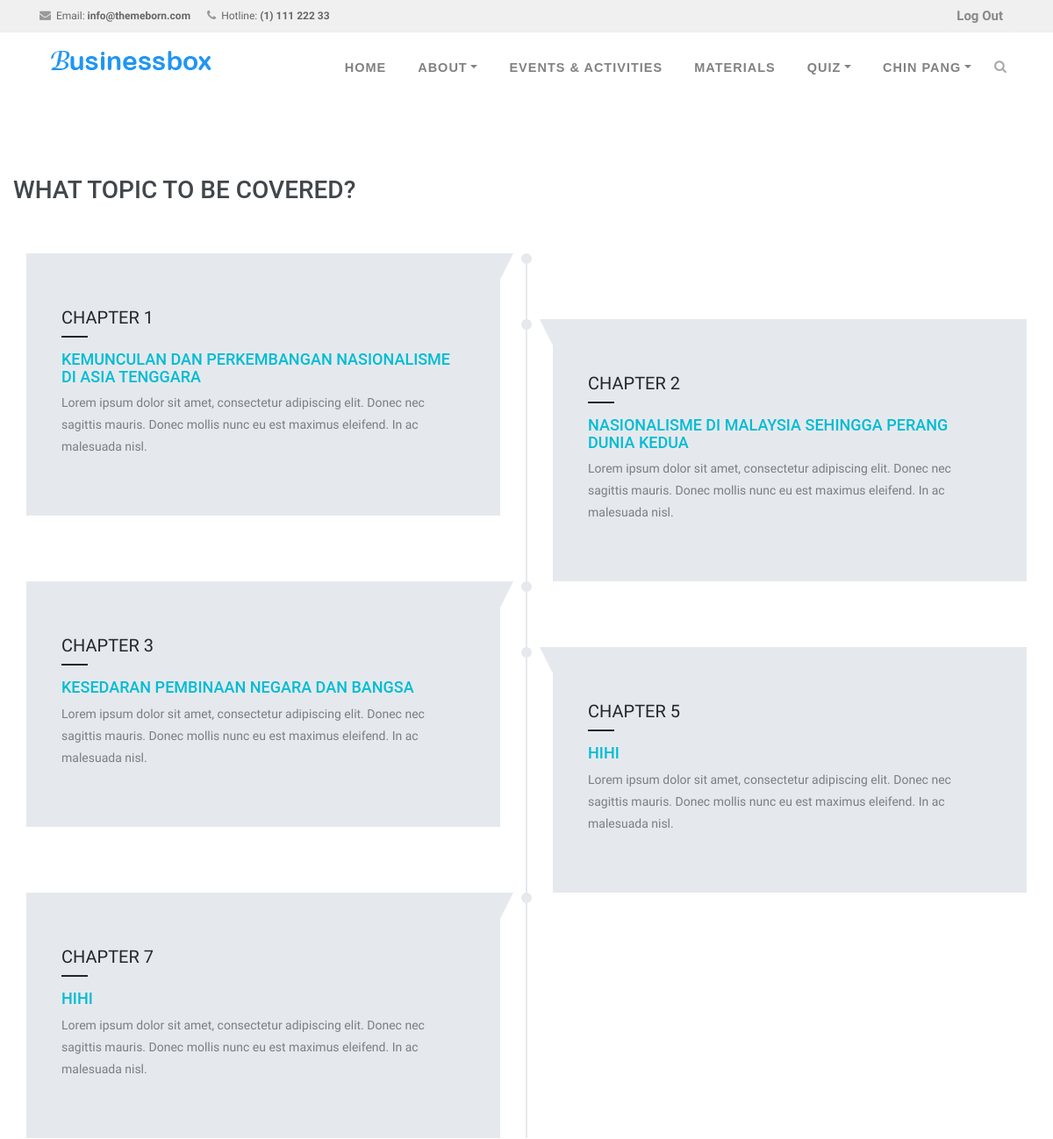
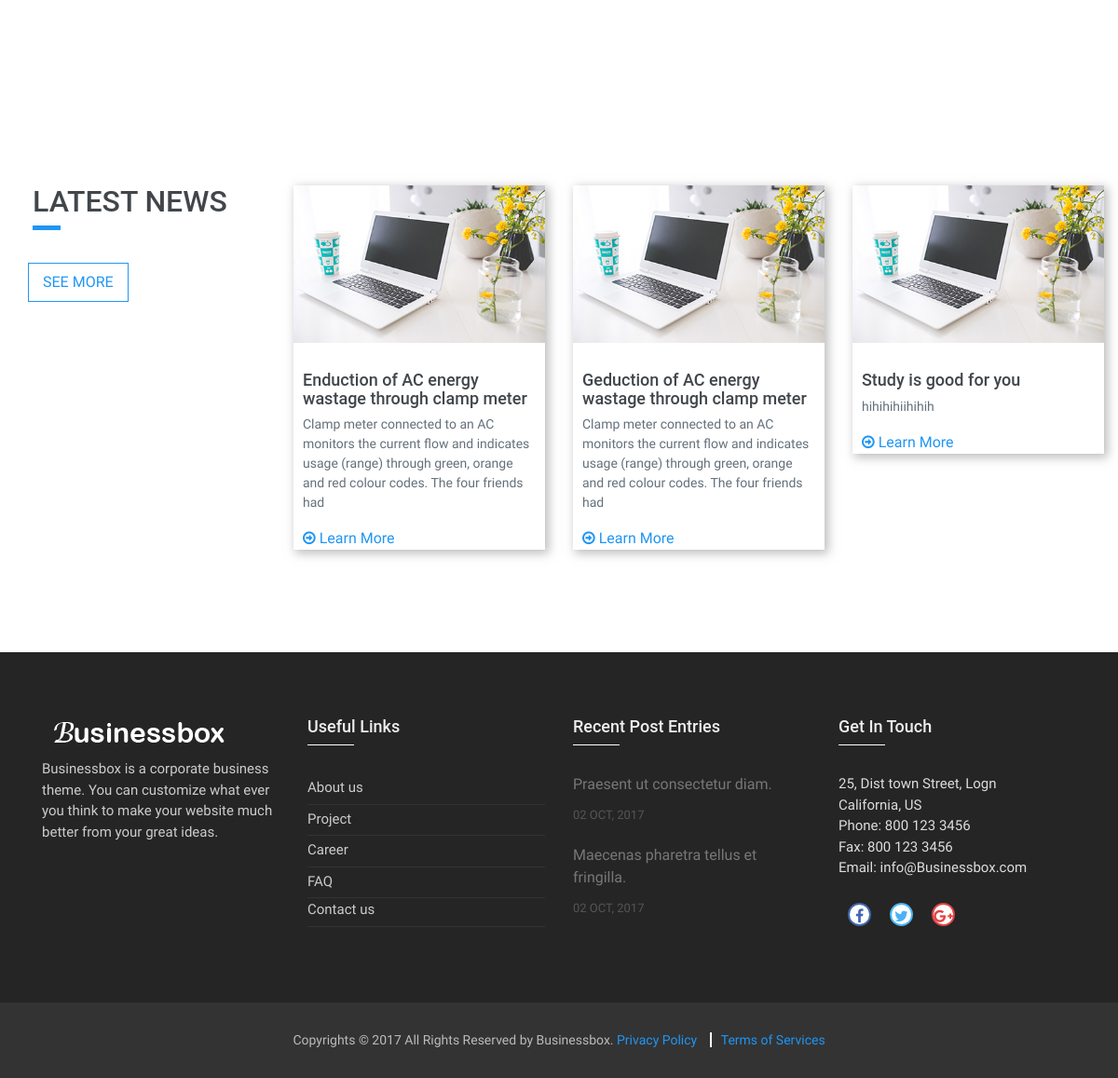
Page /System/material.php (signed in) on the committed database (2 pictures, top to bottom).
### tables this page shows
CREATE TABLE IF NOT EXISTS `student` (
  `student_id` int(11) NOT NULL AUTO_INCREMENT,
  `student_fullname` varchar(255) NOT NULL,
  `student_ic` varchar(12) NOT NULL,
  `student_email` varchar(255) NOT NULL,
  `student_username` varchar(255) NOT NULL,
  `student_password` varchar(255) NOT NULL,
  `student_photo` text,
  `classroom_id` varchar(2) NOT NULL,
  `status` varchar(8) DEFAULT NULL,
  PRIMARY KEY (`student_id`)
);

CREATE TABLE IF NOT EXISTS `chapter` (
  `chap_id` int(11) NOT NULL AUTO_INCREMENT,
  `chapter` int(11) NOT NULL,
  `chap_name` varchar(255) NOT NULL,
  `teacher_id` int(11) NOT NULL,
  `date_uploaded` date NOT NULL,
  PRIMARY KEY (`chap_id`)
);

CREATE TABLE IF NOT EXISTS `announcement` (
  `ann_id` int(11) NOT NULL AUTO_INCREMENT,
  `ann_name` varchar(255) NOT NULL,
  `ann_content` text NOT NULL,
  `ann_image` varchar(255) NOT NULL,
  `teacher_id` int(11) NOT NULL,
  `date_uploaded` date NOT NULL,
  PRIMARY KEY (`ann_id`)
);

### System/material.php (the view, shortened to what this page needs)
<!DOCTYPE html>
<html lang="en">
  <head>
    <link href="css/bootstrap/bootstrap.min.css" rel="stylesheet">
    <link rel="stylesheet" href="font-awesome-4.7.0/css/font-awesome.min.css">
    <link rel="stylesheet" href="css/animate/animate.min.css">
    <link rel="stylesheet" href="css/owl-carousel/owl.carousel.min.css">
    <link rel="stylesheet" href="css/owl-carousel/owl.theme.default.min.css">
    <link rel="stylesheet" href="css/style.css">
    <link rel="stylesheet" href="css/faq.css">
    <link rel="stylesheet" href="css/single-product.css">
    <link rel="stylesheet" href="css/news.css">
    <link rel="stylesheet" href="admin/css/ui-elements/timeline.css">
  </head>
  <body id="page-top">
    <header>
      <div class="top-menubar">
        <div class="topmenu">
          <div class="container">
            <div class="row">
              <div class="col-md-7">
                <ul class="list-inline top-contacts">
                  <li>
                    <i class="fa fa-envelope"></i> Email: <a href="mailto:info@themeborn.com"><b>info@themeborn.com</b></a>
                  </li>
                  <li>
                    <i class="fa fa-phone"></i> Hotline: <b>(1) 111 222 33</b>
                  </li>
                </ul>
              </div>
              <?php
              if(!isset($_SESSION['s_id']))
              {
              ?>
	              <div class="col-md-5">
	                <ul class="list-inline top-data">
	                  <li><a href="login.html" class="log-top">Login</a></li>
	                  <li><a href="register.html" class="log-top">Register</a></li>
	                </ul>
	              </div>
              <?php
              }else{
              ?>
              	<div class="col-md-5">
	                <ul class="list-inline top-data">
	                  <li><a href="logout.php" class="log-top">Log Out</a></li>
	                </ul>
	            </div>
	         <?php
	         }
	         ?>
            </div>
          </div>
        </div>
      </div>
      <nav class="navbar navbar-expand-lg navbar-light" id="mainNav" data-toggle="affix">
        <div class="container">
          <a class="navbar-brand smooth-scroll" href="index.php">
            <img src="img/logo-s.png" alt="logo">
          </a>
          <div class="collapse navbar-collapse" id="navbarResponsive">
            <ul class="navbar-nav ml-auto">
                <li class="nav-item" >
				<a class="nav-link smooth-scroll" href="index.php">Home</a></li>
                <li class="nav-item dropdown" >
                  <a class="nav-link dropdown-toggle smooth-scroll" href="#" id="navbarDropdownMenuLink" data-toggle="dropdown" aria-haspopup="true" aria-expanded="false">About</a>
                </li>
                <li class="nav-item" ><a class="nav-link smooth-scroll" href="news-list.php">Events & Activities</a></li>
                <?php
                if(isset($_SESSION['s_id']))
                {
                ?>
                <li class="nav-item" ><a class="nav-link smooth-scroll" href="material.php">Materials</a></li>
                <li class="nav-item dropdown" >
                  <a class="nav-link dropdown-toggle smooth-scroll" href="#" id="navbarDropdownMenuLink" data-toggle="dropdown" aria-haspopup="true" aria-expanded="false">Quiz</a>
                </li>
                <?php
                }
                ?>
                <?php
                if(isset($_SESSION['s_id']))
                {
                	$id = $_SESSION['s_id'];
                	include "conn.php";
                	$sql = "SELECT * FROM student WHERE student_id = '$id'";
                	$query = mysqli_query($conn, $sql);
                	if($rows = mysqli_fetch_array($query))
                	{
                ?>
	                <li class="nav-item dropdown" >
	                  <a class="nav-link dropdown-toggle smooth-scroll" href="#" id="navbarDropdownMenuLink" data-toggle="dropdown" aria-haspopup="true" aria-expanded="false"><?php echo $rows['student_fullname'] ?></a>
	                </li>
                <?php
                	}
                }
                ?>
                <li>
                  <i class="search fa fa-search search-btn"></i>
                </li>
            </ul>
          </div>
        </div>
      </nav>
    </header>
    <section id="faq-p1" class="team-p1">
      <div class="container">
        <div class="row">
        <div class="content-inner chart-cont">
            <div class="row">
                <h3>What topic to be covered?</h3>
                <div class="col-md-12 mt-5">
                    <div class="main-timeline" id="timeline-2">
                              <?php
								include "conn.php";
								$id = $_SESSION['s_id'];
								$sql = "SELECT * FROM student INNER JOIN classroom ON student.classroom_id = classroom.classroom_id INNER JOIN teacher ON classroom.teacher_id = teacher.teacher_id INNER JOIN chapter ON teacher.teacher_id = chapter.teacher_id WHERE student.student_id = '$id' ORDER BY chapter.chapter;";
								$result = mysqli_query($conn, $sql);
								while($rows = mysqli_fetch_array($result))
								{
							   ?>
                        <?php echo "<div class='timeline wow fadeInDown' onclick=\"window.location.href='chapter.php?id=".$rows['chap_id']."'\" style='cursor: pointer'>";?>
                            <div class="timeline-content">
                                <span class="post" style="text-transform:uppercase">Chapter <?php echo $rows['chapter'] ?></span>
                                <h4 class="title" style="text-transform:uppercase"><?php echo $rows['chap_name'] ?></h4>
                                <p class="description">Lorem ipsum dolor sit amet, consectetur adipiscing elit. Donec nec sagittis mauris. Donec mollis nunc eu est maximus eleifend. In ac malesuada nisl.</p>
                            </div>
                        </div>
                        <?php
                        	}
                        ?>
                    </div>
                </div>
            </div>
        </div>
      </div>
    </section>
    <section id="comp-offer">
      <div class="container-fluid">
        <div class="row">
          <div class="col-md-3 col-sm-6  desc-comp-offer wow fadeInUp" data-wow-delay="0.2s">
            <h2>Latest News</h2>
            <div class="heading-border-light"></div>
            <button class="btn btn-general btn-green" role="button" onclick="window.location.href='news-list.php'">See More</button>
          </div>
          <?php
          	include "conn.php";
          	$sql = "SELECT *, LEFT (ann_content,150) AS 'ann_contentt' FROM announcement ORDER BY date_uploaded DESC LIMIT 3";
          	$query = mysqli_query($conn,$sql);
          	while($rows = mysqli_fetch_array($query))
          	{
          ?>
          <div class="col-md-3 col-sm-6 desc-comp-offer wow fadeInUp" data-wow-delay="0.4s">
            <div class="desc-comp-offer-cont">
              <?php
              	echo "<div class='thumbnail-blogs' onclick=\"window.location.href='news-details.php?id=".$rows['ann_id']."'\">";
              ?>
                  <img src="img/news/news-1.jpg" class="img-fluid" alt="...">
              </div>
              <h3><?php echo $rows['ann_name'] ?></h3>
              <p class="desc"><?php echo $rows['ann_contentt'] ?></p>
              <?php
              	echo "<a href='news-details.php?id=".$rows['ann_id']."'><i class='fa fa-arrow-circle-o-right'></i> Learn More</a>";
              ?>
            </div>
          </div>
          <?php
          	}
          ?>
        </div>
      </div>
    </section>
    <footer>
        <div id="footer-s1" class="footer-s1">
          <div class="footer">
            <div class="container">
              <div class="row">
                <div class="col-md-3 col-sm-6 ">
                  <div><img src="img/logo-w.png" alt="" class="img-fluid"></div>
                  <ul class="list-unstyled comp-desc-f">
                     <li><p>Businessbox is a corporate business theme. You can customize what ever you think to make your website much better from your great ideas. </p></li>
                  </ul><br>
                </div>
                <div class="col-md-3 col-sm-6 ">
                  <div class="heading-footer"><h2>Useful Links</h2></div>
                  <ul class="list-unstyled link-list">
                    <li><a href="about.html">About us</a><i class="fa fa-angle-right"></i></li>
                    <li><a href="project.html">Project</a><i class="fa fa-angle-right"></i></li>
                    <li><a href="careers.html">Career</a><i class="fa fa-angle-right"></i></li>
                    <li><a href="chapter.html">FAQ</a><i class="fa fa-angle-right"></i></li>
                    <li><a href="contact.html">Contact us</a><i class="fa fa-angle-right"></i></li>
                  </ul>
                </div>
                <div class="col-md-3 col-sm-6 ">
                  <div class="heading-footer"><h2>Recent Post Entries</h2></div>
                  <ul class="list-unstyled thumb-list">
                    <li>
                      <div class="overflow-h">
                        <a href="#">Praesent ut consectetur diam.</a>
                        <small>02 OCT, 2017</small>
                      </div>
                    </li>
                    <li>
                      <div class="overflow-h">
                        <a href="#">Maecenas pharetra tellus et fringilla.</a>
                        <small>02 OCT, 2017</small>
                      </div>
                    </li>
                  </ul>
                </div>
                <div class="col-md-3 col-sm-6">
                  <div class="heading-footer"><h2>Get In Touch</h2></div>
                  <address class="address-details-f">
                    25, Dist town Street, Logn <br>
                    California, US <br>
                    Phone: 800 123 3456 <br>
                    Fax: 800 123 3456 <br>
                    Email: <a href="mailto:info@Businessbox.com" class="">info@Businessbox.com</a>
                  </address>
                  <ul class="list-inline social-icon-f top-data">
                    <li><a href="#" target="_empty"><i class="fa top-social fa-facebook"></i></a></li>
                    <li><a href="#" target="_empty"><i class="fa top-social fa-twitter"></i></a></li>
                    <li><a href="#" target="_empty"><i class="fa top-social fa-google-plus"></i></a></li>
                  </ul>
                </div>
              </div>
            </div>
          </div>
        </div>
        <div id="footer-bottom">
            <div class="container">
                <div class="row">
                    <div class="col-md-12">
                        <div id="footer-copyrights">
                            <p>Copyrights &copy; 2017 All Rights Reserved by Businessbox. <a href="#">Privacy Policy</a> <a href="#">Terms of Services</a></p>
                        </div>
                    </div>
                </div>
            </div>
        </div>
    </footer>
  </body>
</html>

### System/css/faq.css (style rules this page uses)
#faq-p1 { padding:100px 0; }

### System/admin/css/ui-elements/timeline.css (style rules this page uses)
#timeline-2 { position: relative; }
#timeline-2:before, #timeline-2:after { content: ""; display: block; width: 100%; clear: both; }
#timeline-2:before { width: 2px; height: 100%; background: #e5e9ed; margin: 0 auto; position: absolute; top: 0; left: 0; right: 0; }
#timeline-2 .timeline { width: 50%; padding-right: 30px; float: left; position: relative; }
#timeline-2 .timeline:last-child { margin-bottom: 0; }
#timeline-2 .timeline:after { content: ""; width: 12px; height: 12px; border-radius: 50%; background: #e5e9ed; position: absolute; top: 0; right: -6px; transition: all 0.3s ease 0s; }
#timeline-2 .timeline-content { padding: 50px 40px; background: #e5e9ed; position: relative; transition: all 0.3s ease 0s; }
#timeline-2 .timeline-content:after { content: ""; border-top: 30px solid #e5e9ed; border-right: 15px solid transparent; position: absolute; top: 0; right: -15px; transition: all 0.3s ease 0s; }
#timeline-2 .post { display: block; font-size: 20px; color: #22272c; padding-bottom: 8px; margin: 8px 0 15px 0; position: relative; }
#timeline-2 .post:after { content: ""; display: block; width: 30px; border-top: 2px solid #22272c; position: absolute; bottom: 0; left: 0; transition: all 0.3s ease 0s; }
#timeline-2 .title { font-size: 18px; font-weight: 500; color: #00bcd4; text-transform: capitalize; transition: all 0.3s ease 0s; }
#timeline-2 .description { font-size: 14px; color: #7a7e82; line-height: 25px; }
#timeline-2 .timeline:nth-child(2n) { padding: 0 0 0 30px; margin-top: 75px; }
#timeline-2 .timeline:nth-child(2n):after { right: auto; left: -6px; }
#timeline-2 .timeline:nth-child(2n) .timeline-content:after { border-left: 15px solid transparent; border-right: none; left: -15px; right: auto; }

### rows in the picture
student: student_fullname "CHIN PANG", chapter.chapter "1", chapter.chap_name "KEMUNCULAN DAN PERKEMBANGAN NASIONALISME DI ASIA TENGGARA", chapter.chapter "2", chapter.chap_name "NASIONALISME DI MALAYSIA SEHINGGA PERANG DUNIA KEDUA", chapter.chapter "3", chapter.chap_name "KESEDARAN PEMBINAAN NEGARA DAN BANGSA", chapter.chapter "5", chapter.chap_name "HIHI", chapter.chapter "7"
announcement: ann_name "Enduction of AC energy wastage through clamp meter", ann_contentt "Clamp meter connected to an AC monitors the current flow and indicates usage (range) through green, orange and red colour codes. The four friends had"
announcement: ann_name "Geduction of AC energy wastage through clamp meter", ann_contentt "Clamp meter connected to an AC monitors the current flow and indicates usage (range) through green, orange and red colour codes. The four friends had"
announcement: ann_name "Study is good for you", ann_contentt "hihihihiihihih"
